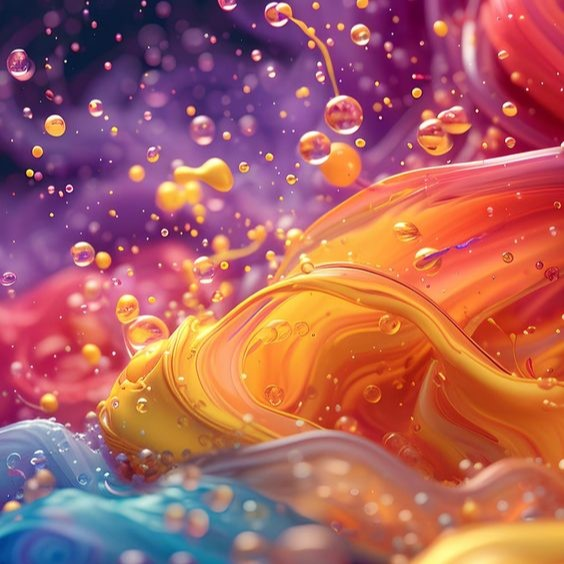
#> input picture Example Images/splash.jpg, 564 x 564 px, found by its file name
$ python 2d_gaussian_filter_3x3.py
#> lines starting #> are read from the running program, lines starting #| are printed output that depends on the picture
#import libraries
import numpy as np
import cv2
import matplotlib.pyplot as plt

#upload image
image = cv2.imread('/splash.jpg')
#> image is the input picture: shape (564, 564, 3); mean B, G, R 96.9, 96.4, 170.4

#convert image colour bgr to gray scale
img = cv2.cvtColor(image, cv2.COLOR_RGB2GRAY)
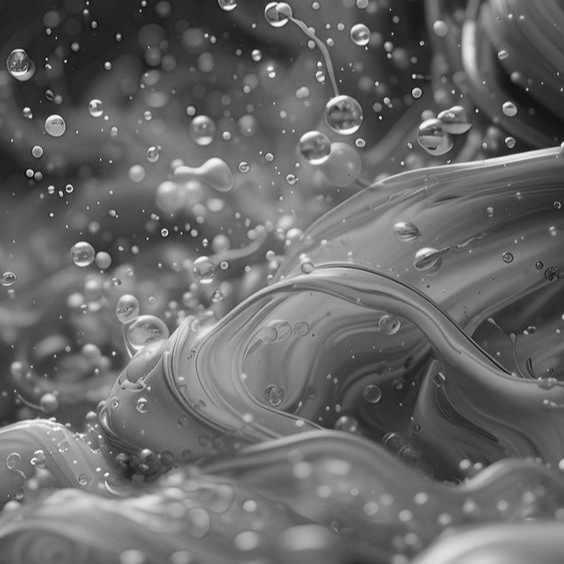
#> img: shape (564, 564); min 10, max 254, mean 105

#define height and width
height = img.shape[0]
#> height = 564
width = img.shape[1]
#> width = 564

#define kernel
kernel = [[1/16, 1/8, 1/16],
          [1/8,  1/4, 1/8],
          [1/16, 1/8, 1/16]]

#zero padding
gauss = np.zeros((height+2, width+2))
gauss[1:height+1, 1:width+1] = img
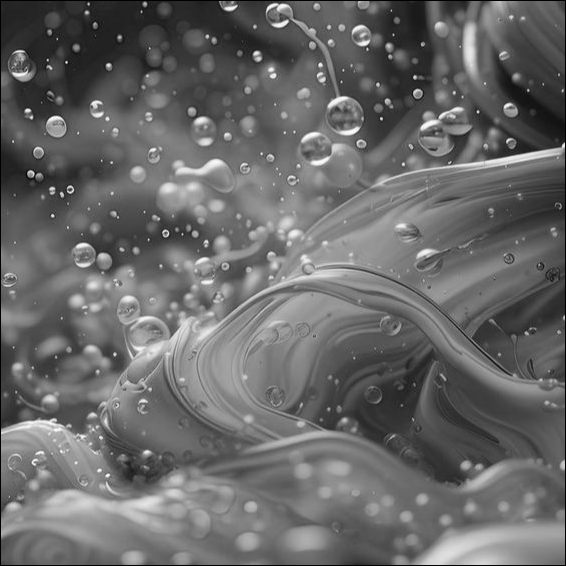
#> gauss: shape (566, 566) float64; min 0, max 254, mean 104.3

gaussian_filter = np.zeros(shape=(height, width))

#convolution
for i in range (0, height-2):
    for j in range (0, width-2):
        block = gauss[i:i+3, j:j+3]
        convolution = np.sum(np.multiply(block, kernel))
        gaussian_filter[i][j] = convolution

#change image data type to unsigned integer (8 bits)
#because that is all digital images data type
gaussian_filter_2d3x3 = np.uint8(gaussian_filter)

#change image channel from rgb to bgr for display on matplotlib.
bgr_image = cv2.cvtColor(image, cv2.COLOR_RGB2BGR)

#display result trough matplotlib
fig = plt.figure(figsize=(10, 7))
fig.add_subplot(1, 3, 1)
plt.imshow(bgr_image)
plt.title("Original Image")

fig.add_subplot(1, 3, 2)
plt.imshow(img, cmap='gray')
plt.title("Gray Image")

fig.add_subplot(1, 3, 3)
plt.imshow(gaussian_filter_2d3x3, cmap='gray')
plt.title("3x3 Gaussian Blurred Image")

#save result
plt.savefig('/2d_gauss_3x3.png', bbox_inches='tight')
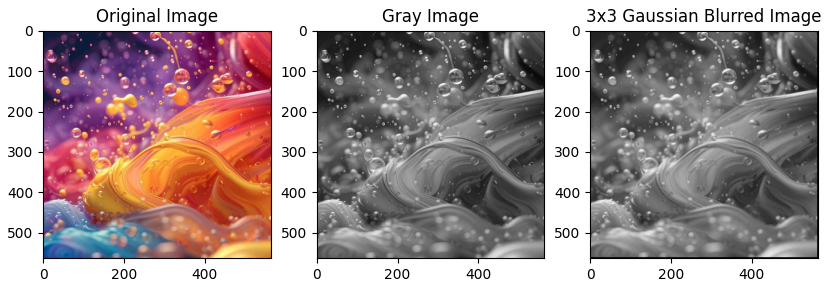
#> figure drawn by matplotlib, 3 panels
